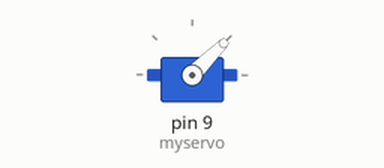
A sketch run on a simulated Arduino Uno, built with avr-gcc and run on an emulated ATmega328P. Parts: servo.

Above: at 0.05 s.
At 0.9 s:
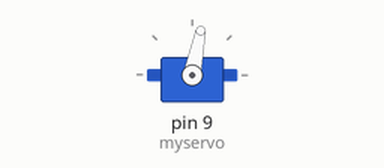
At 1.75 s:
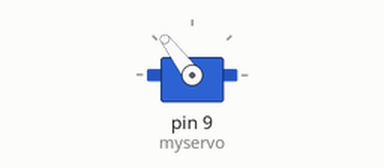
At 3.45 s:
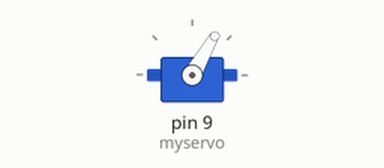
Timing chart, 0 to 5.4 s (numbered marks = the images above):
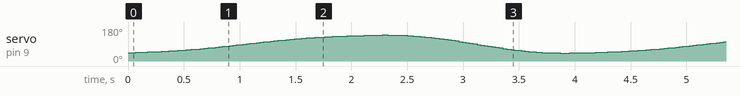

The sketch:

Fivetimeinterpolation.ino
```cpp
#include <Servo.h>

Servo myservo;
double timestep = 0.0009;
double a0; double a1; double a2; double a3;double a4; double a5;
double omegaf;double omegai; double acci; double accf;
double tf = 0.8;
// 更改tf k
void setup() {
  myservo.attach(9);  // attaches the servo on pin 9 to the servo object
  Serial.begin(9600);
}

void loop() {

  for (double t = 0; t <= tf; t +=timestep) { // goes from 0 degrees to 180 degrees
      //a0 = 70;a1 = 0;a2 = 30 ;a3 = -10;
      double thetai=45; double thetaf=135;
      double omegai = 40; double omegaf = 50;
      double acci = 5; double accf = 15;
      a0 = thetai;
      a1 = omegai;
      a2 = acci/2;
      a3 = (20*thetaf-20*thetai-(8*omegaf+12*omegai)*tf-(3*acci-accf)*(pow(tf,2))) / (2*(pow(tf,3)));
      a4 = (30*thetai-30*thetaf+(14*omegaf+16*omegai)*tf+(3*acci-2*accf)*(pow(tf,2))) / (2*(pow(tf,4)));
      a5 = (12*thetaf - 12*thetai - (6*omegaf+6*omegai)*tf-(acci-accf)*(pow(tf,2))) / (2*(pow(tf,5)));
     double theta0 = a0 +a1*t +a2*(pow(t,2))+ a3*(pow(t,3)) + a4*(pow(t,4)) + a5*(pow(t,5));
     double omega0 = a1 + 2*a2*t + 3*a3*(pow(t,2)) + 4*a4*(pow(t,3)) + 5*a5*(pow(t,4));
     double acc0 = 2*a2 + 6*a3*t + 12*a4*(pow(t,2)) + 20*a5*(pow(t,3));
    myservo.write(theta0);              // tell servo to go to position in variable 'pos'
    //Serial.print(theta0);
    //Serial.println(t);
    delay(timestep*1000);                       // waits 15 ms for the servo to reach the position
  }
   for (double t = 0; t <= tf; t +=timestep) { // goes from 0 degrees to 180 degrees
      //a0 = 70;a1 = 0;a2 = 30 ;a3 = -10;
      double thetai=135; double thetaf=45;
      double omegai = 50; double omegaf = 40;
      double acci = 15; double accf = 5;
      a0 = thetai;
      a1 = omegai;
      a2 = acci/2;
      a3 = (20*thetaf-20*thetai-(8*omegaf+12*omegai)*tf-(3*acci-accf)*(pow(tf,2))) / (2*(pow(tf,3)));
      a4 = (30*thetai-30*thetaf+(14*omegaf+16*omegai)*tf+(3*acci-2*accf)*(pow(tf,2))) / (2*(pow(tf,4)));
      a5 = (12*thetaf - 12*thetai - (6*omegaf+6*omegai)*tf-(acci-accf)*(pow(tf,2))) / (2*(pow(tf,5)));
     double theta0 = a0 +a1*t +a2*(pow(t,2))+ a3*(pow(t,3)) + a4*(pow(t,4)) + a5*(pow(t,5));
     double omega0 = a1 + 2*a2*t + 3*a3*(pow(t,2)) + 4*a4*(pow(t,3)) + 5*a5*(pow(t,4));
     double acc0 = 2*a2 + 6*a3*t + 12*a4*(pow(t,2)) + 20*a5*(pow(t,3));
    myservo.write(theta0);              // tell servo to go to position in variable 'pos'
    //Serial.print(theta0);
    //Serial.println(t);
    delay(timestep*1000);                       // waits 15 ms for the servo to reach the position
  }

}
```
